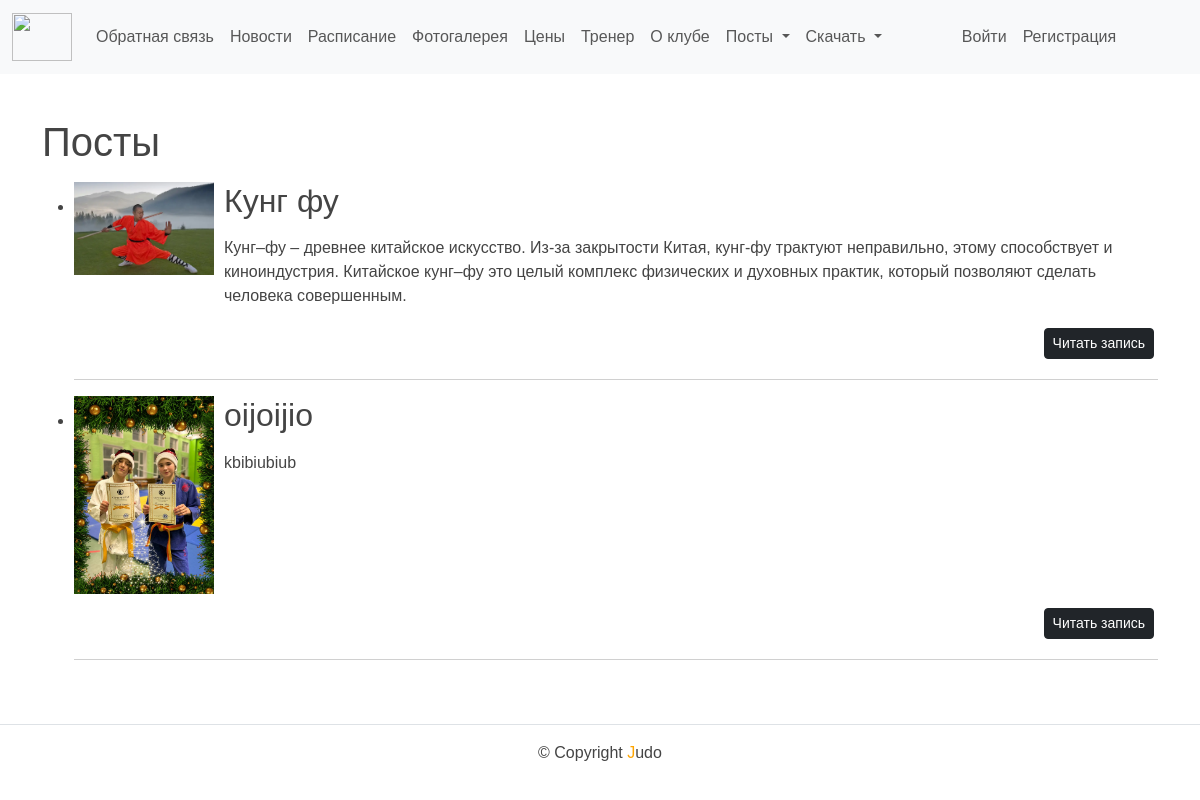
/post_list/, run on the app's committed database.
### backend/models.py (models this page shows, shortened)
class Posts(models.Model):
    title = models.CharField(max_length=255)
    slug = models.SlugField(max_length=255, unique=True, db_index=True, verbose_name="URL")
    content = models.TextField(blank=True)
    photo = models.ImageField(upload_to="photos/%Y/%m/%d/")
    time_create = models.DateTimeField(auto_now_add=True)
    time_update = models.DateTimeField(auto_now=True)
    is_published = models.BooleanField(default=True)
    def get_absolute_url(self):
        return reverse('backend:read_post', kwargs={'post_slug': self.slug})
    class Meta:
        verbose_name = 'Посты'
        verbose_name_plural = 'Посты'
        ordering = ['time_create', 'title']

### backend/views.py (the view)
# urls.py: path('post_list/', post_list, name='post_list'),
def post_list(request):
    posts = Posts.objects.all()
    paginator = Paginator(posts, 2)
    page_number = request.GET.get('page')
    page_obj = paginator.get_page(page_number)
    context = {
        'page_obj': page_obj,
        'menu': menu,
        'title': 'Посты',
    }
    return render(request, 'backend/posts.html', context=context)

### templates/backend/posts.html (shortened to what this page needs)
{% extends 'base.html' %}
{% block content %}
<h1>{{ title }}</h1>
<ul>
    {% for p in page_obj %}
    <li>
        {% if p.photo %}
            <p><img class="img-article-left thumb" src="{{p.photo.url}}"></p>
        {% endif %}
        <h2>{{p.title}}</h2>
        <p>{{p.content|linebreaks|truncatewords:50}}</p>
        <p style="text-align: right;">
            <a href="{{ p.get_absolute_url }}">
                <button type="submit" class="btn btn-dark btn-block btn-sm m-1">Читать запись</button>
            </a>
        </p>
        <hr>
    </li>
    {% endfor %}
</ul>
{% endblock %}

### templates/base.html (shortened to what this page needs)
{% load static %}
<!DOCTYPE html>
<html lang="ru">
  <head>
	<link href="https://cdn.jsdelivr.net/npm/bootstrap@5.3.0-alpha3/dist/css/bootstrap.min.css" rel="stylesheet">
  <link type="text/css" href="{% static 'css/styles.css' %}" rel="stylesheet" />
  <body>
    <header>
      {% include 'includes/header.html' %}
    </header>
    <main>
      <div class="container py-5">
        {% block content %}{% endblock %}
      </div>
    </main>
    <footer>
      {% include 'includes/footer.html' %}
    </footer>
  </body>
</html>

### templates/includes/header.html (shortened to what this page needs)
{% load static %}
<html lang="ru">
<head>
</head>
    <nav class="navbar navbar-expand-lg bg-body-tertiary">
        <div class="container-fluid">
            <a class="navbar-brand" href="{% url 'backend:home' %}">
                <img src="/static/images/lion.png" alt="" width="60" height="48">
            </a>
            <div class="collapse navbar-collapse" id="navbarSupportedContent">
                <ul class="navbar-nav me-auto mb-2 mb-lg-0">
                    {% for m in menu %}
                        {% if not forloop.last %}
                            <li class="nav-item">
                                <a class="nav-link" href="{% url m.url_name %}">{{ m.title }}</a>
                            </li>
                        {% else %}
                            <li class="nav-item">
                                <a class="nav-link" href="{% url m.url_name %}">{{ m.title }}</a>
                            </li>
                        {% endif %}
                    {% endfor %}
                    <li class="nav-item dropdown">
                        <a class="nav-link dropdown-toggle" href="#" id="navbarDropdown" role="button"
                        data-bs-toggle="dropdown" aria-expanded="false">
                            Посты
                        </a>
                    </li>
                    <li class="nav-item dropdown">
                        <a class="nav-link dropdown-toggle" href="#" id="navbarDropdown" role="button"
                        data-bs-toggle="dropdown" aria-expanded="false">
                            Скачать
                        </a>
                    </li>
                </ul>
                <ul class="navbar-nav me-auto mb-2 mb-lg-0">
                    <form class="d-flex">
                        {% if request.user.is_authenticated %}
                            <li class="nav-item">
                                <a class="nav-link disabled">Пользователь:</a>
                            </li>
                            <li>
                            <li class="nav-item dropdown">
                                <a class="nav-link dropdown-toggle" href="#" id="navbarDropdown" role="button"
                                data-bs-toggle="dropdown" aria-expanded="false">
                                    {{ user.username }}
                                </a>
                                <ul class="dropdown-menu" aria-labelledby="navbarDropdown">
                                    <li><a class="dropdown-item" href="{% url 'users:password_change_form' %}">Изменить
                                        пароль</a></li>
                                    <li>
                                        <hr class="dropdown-divider">
                                    </li>
                                    <li><a class="dropdown-item" href="{% url 'users:profile' %}">Страница пользователя</a></li>
                                    <li>
                                        <hr class="dropdown-divider">
                                    </li>
                                    <li><a class="dropdown-item" href="{% url 'users:logout' %}">Выйти</a></li>
                                </ul>
                            </li>
                            </li>
                        {% else %}
                            <li class="nav-item">
                                <a class="nav-link {% if view_name  == 'users:login' %}active{% endif %}"
                                href="{% url 'users:login' %}">
                                    Войти
                                </a>
                            </li>
                            <li class="nav-item">
                                <a class="nav-link {% if view_name  == 'users:signup' %}active{% endif %}"
                                href="{% url 'users:signup' %}">
                                    Регистрация
                                </a>
                            </li>
                        {% endif %}
                    </form>
                </ul>
            </div>
        </div>
    </nav>

### templates/includes/footer.html
{% load static %}
<footer class="border-top text-center py-3">
    <p>© {{ year }} Copyright <span style="color:orange">J</span>udo</p>
</footer>

### static/css/styles.css (style rules this page uses)
html, body { font-family: 'Arial'; margin: 0; padding: 0; height: 100%; width: 100%; color: #444; }
a { color: #0059b2; text-decoration: none; }
img { max-width: 100%; max-height: auto; }
img.img-article-left { max-width: 600px; height: auto; float: left; padding: 0 10px 10px 0; }
img.img-article-left.thumb { max-width: 150px; height: auto; }

### templates/includes/header.html (style rules this page uses)
.navbar { position: fixed; top: 0; width: 100%; z-index: 1000; }
body { padding-top: 70px; }

### data on the page
Posts: photo (picture), title "Кунг фу", content "Кунг–фу – древнее китайское искусство. Из-за закрытости Китая, кунг-фу трактуют неправильно, этому способствует и киноиндустрия. Китайское кунг–фу это целый комплекс физических и духовных практик, который позволяют сделать человека совершенным."
Posts: photo (picture), title "oijoijio", content "kbibiubiub"

### other printed values
{{ m.title }} "Обратная связь" "Новости" "Расписание" "Фотогалерея" "Цены" "Тренер"
{{ m.title }} "О клубе"
{{ title }} "Посты"
